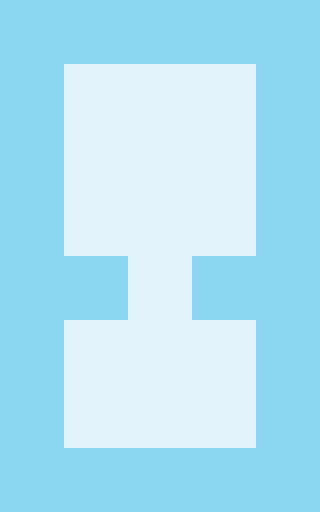

Rendered tile map (Tiled .tmx) drawn with the repository's tilesets; below, a short description and the map source with its tile grids summarised:
An orthogonal 5x8 tile map with 64x64 px tiles, 1 tile layer (background) and 4 objects (player, exit, condition, operation).

<map version="1.0" orientation="orthogonal" width="5" height="8" tilewidth="64" tileheight="64">
 <properties>
  <property name="help" value="Meet multiplications!" />
  <property name="time" value="5" />
 </properties>
 <tileset firstgid="1" name="tileset" tilewidth="64" tileheight="64" spacing="2" margin="2">
  <image source="../tiles/tiles.png" width="128" height="256" />
  <tile id="1">
   <properties>
    <property name="walkable" value="true" />
   </properties>
  </tile>
 </tileset>
 <layer name="background" width="5" height="8">
  <data>[40 cells, 40 non-empty, 2 distinct tile ids]</data>
 </layer>
 <objectgroup name="objects" width="5" height="8">
  <object name="player" type="player" x="128" y="64" width="64" height="64">
   <properties>
    <property name="value" value="5" />
   </properties>
  </object>
  <object name="exit" x="128" y="384" width="64" height="64" />
  <object name="=:10" type="condition" x="128" y="256" width="64" height="64" />
  <object name="*:2" type="operation" x="192" y="192" width="64" height="64" />
 </objectgroup>
</map>
